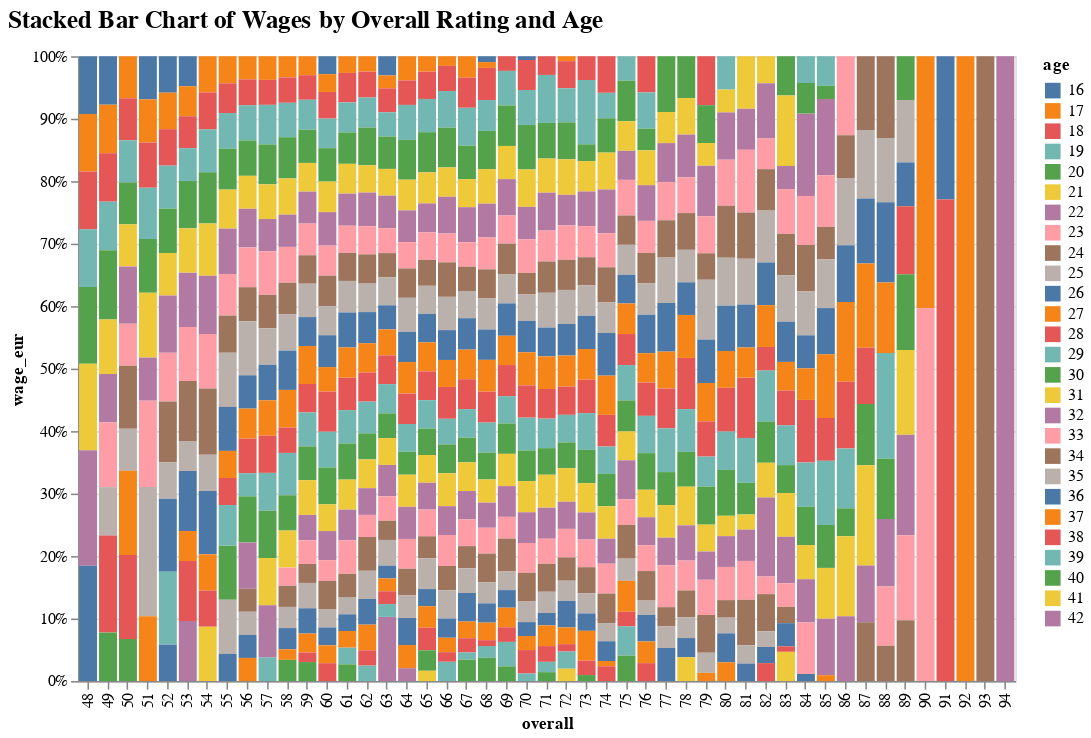

Write notebook code for a chart like this one.
### Markdown cell above
The Pandas documentation [here](https://pandas.pydata.org/pandas-docs/stable/user_guide/groupby.html#applying-multiple-functions-at-once) should be a useful reference.

### Code cell
import altair as alt
import pandas as pd


# Group the data by 'overall' and 'age', calculating the mean wage for each group
agg_data = df.groupby(['overall', 'age']).agg({'wage_eur': 'mean'}).reset_index()

# Create a stacked bar chart
stacked_bar_chart = alt.Chart(agg_data).mark_bar().encode(
    x=alt.X('overall:O'),  # Set 'overall' on the x-axis
    y=alt.Y('wage_eur:Q', stack='normalize'),  # Stack the bars and normalize the values
    color='age:N',  # Color bars by 'age'
    tooltip=['overall:O', 'wage_eur:Q', 'age:N']  # Show tooltips on hover
).properties(
    width=600,
    height=400,
    title='Stacked Bar Chart of Wages by Overall Rating and Age'  # Update the title
).configure_title(
    fontSize=16,
    anchor='start',
    offset=10
)

# Show the stacked bar chart
stacked_bar_chart

### Figure 1 — Vega-Lite specification as saved in the notebook (floating-point values rounded to 4 significant figures; data arrays with more than 128 entries replaced by an {"elided": "..."} marker saying what was removed)
{"config": {"view": {"continuousWidth": 400, "continuousHeight": 300}, "title": {"anchor": "start", "fontSize": 16, "offset": 10}}, "data": {"name": "data-9ef4140a88fb50b3bce581f8ede59ac7"}, "mark": "bar", "encoding": {"color": {"field": "age", "type": "nominal"}, "tooltip": [{"field": "overall", "type": "ordinal"}, {"field": "wage_eur", "type": "quantitative"}, {"field": "age", "type": "nominal"}], "x": {"field": "overall", "type": "ordinal"}, "y": {"field": "wage_eur", "stack": "normalize", "type": "quantitative"}}, "height": 400, "title": "Stacked Bar Chart of Wages by Overall Rating and Age", "width": 600, "$schema": "https://vega.github.io/schema/vega-lite/v4.17.0.json", "datasets": {"data-9ef4140a88fb50b3bce581f8ede59ac7": {"elided": "764 records"}}}
